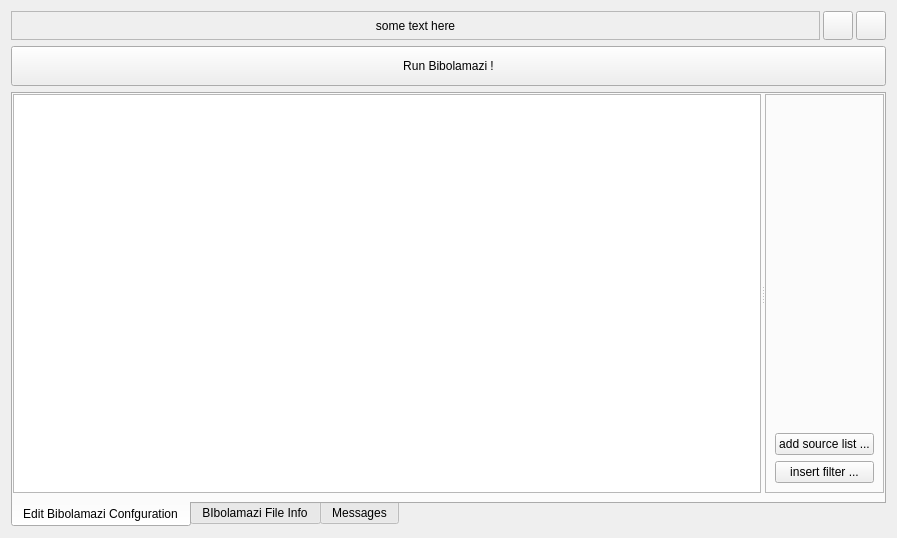
<?xml version="1.0" encoding="UTF-8"?>
<ui version="4.0">
 <class>OpenBibFile</class>
 <widget class="QWidget" name="OpenBibFile">
  <property name="geometry">
   <rect>
    <x>0</x>
    <y>0</y>
    <width>897</width>
    <height>538</height>
   </rect>
  </property>
  <layout class="QGridLayout" name="lyt">
   <item row="1" column="0">
    <widget class="QPushButton" name="btnGo">
     <property name="minimumSize">
      <size>
       <width>0</width>
       <height>40</height>
      </size>
     </property>
     <property name="text">
      <string>Run Bibolamazi !</string>
     </property>
     <property name="icon">
      <iconset resource="bibolamazi_res.qrc">
       <normaloff>:/pic/ok.png</normaloff>:/pic/ok.png</iconset>
     </property>
    </widget>
   </item>
   <item row="2" column="0">
    <widget class="QTabWidget" name="tabs">
     <property name="tabPosition">
      <enum>QTabWidget::South</enum>
     </property>
     <property name="currentIndex">
      <number>0</number>
     </property>
     <widget class="QWidget" name="pageConfig">
      <attribute name="title">
       <string>Edit Bibolamazi Confguration</string>
      </attribute>
      <layout class="QVBoxLayout" name="verticalLayout_2">
       <property name="spacing">
        <number>3</number>
       </property>
       <property name="leftMargin">
        <number>0</number>
       </property>
       <property name="topMargin">
        <number>0</number>
       </property>
       <property name="rightMargin">
        <number>0</number>
       </property>
       <property name="bottomMargin">
        <number>8</number>
       </property>
       <item>
        <widget class="QSplitter" name="splitEditConfig">
         <property name="orientation">
          <enum>Qt::Horizontal</enum>
         </property>
         <widget class="QTextEdit" name="txtConfig">
          <property name="sizePolicy">
           <sizepolicy hsizetype="Expanding" vsizetype="Expanding">
            <horstretch>9</horstretch>
            <verstretch>0</verstretch>
           </sizepolicy>
          </property>
          <property name="font">
           <font>
            <family>Courier 10 Pitch</family>
           </font>
          </property>
          <property name="acceptRichText">
           <bool>false</bool>
          </property>
         </widget>
         <widget class="QStackedWidget" name="stackEditTools">
          <property name="frameShape">
           <enum>QFrame::StyledPanel</enum>
          </property>
          <property name="frameShadow">
           <enum>QFrame::Raised</enum>
          </property>
          <property name="currentIndex">
           <number>0</number>
          </property>
          <widget class="QWidget" name="toolspageBase">
           <layout class="QVBoxLayout" name="verticalLayout_3">
            <item>
             <spacer name="verticalSpacer">
              <property name="orientation">
               <enum>Qt::Vertical</enum>
              </property>
              <property name="sizeHint" stdset="0">
               <size>
                <width>20</width>
                <height>292</height>
               </size>
              </property>
             </spacer>
            </item>
            <item>
             <widget class="QPushButton" name="btnAddSourceList">
              <property name="text">
               <string>add source list ...</string>
              </property>
             </widget>
            </item>
            <item>
             <widget class="QPushButton" name="btnAddFilter">
              <property name="text">
               <string>insert filter ...</string>
              </property>
             </widget>
            </item>
           </layout>
          </widget>
          <widget class="QWidget" name="toolspageSource">
           <layout class="QVBoxLayout" name="verticalLayout_4">
            <property name="margin">
             <number>0</number>
            </property>
            <item>
             <widget class="SourceListEditor" name="sourceListEditor" native="true"/>
            </item>
           </layout>
          </widget>
          <widget class="QWidget" name="toolspageFilter">
           <layout class="QVBoxLayout" name="verticalLayout_5">
            <property name="margin">
             <number>0</number>
            </property>
            <item>
             <widget class="FilterInstanceEditor" name="filterInstanceEditor" native="true"/>
            </item>
           </layout>
          </widget>
         </widget>
        </widget>
       </item>
      </layout>
     </widget>
     <widget class="QWidget" name="pageInfo">
      <attribute name="title">
       <string>BIbolamazi File Info</string>
      </attribute>
      <layout class="QVBoxLayout" name="verticalLayout">
       <property name="leftMargin">
        <number>0</number>
       </property>
       <property name="topMargin">
        <number>0</number>
       </property>
       <property name="rightMargin">
        <number>0</number>
       </property>
       <property name="bottomMargin">
        <number>8</number>
       </property>
       <item>
        <widget class="QTextBrowser" name="txtInfo">
         <property name="tabChangesFocus">
          <bool>true</bool>
         </property>
         <property name="html">
          <string>&lt;!DOCTYPE HTML PUBLIC &quot;-//W3C//DTD HTML 4.0//EN&quot; &quot;http://www.w3.org/TR/REC-html40/strict.dtd&quot;&gt;
&lt;html&gt;&lt;head&gt;&lt;meta name=&quot;qrichtext&quot; content=&quot;1&quot; /&gt;&lt;style type=&quot;text/css&quot;&gt;
p, li { white-space: pre-wrap; }
&lt;/style&gt;&lt;/head&gt;&lt;body style=&quot; font-family:'Lucida Grande'; font-size:13pt; font-weight:400; font-style:normal;&quot;&gt;
&lt;p align=&quot;center&quot; style=&quot; margin-top:20px; margin-bottom:0px; margin-left:0px; margin-right:0px; -qt-block-indent:0; text-indent:0px;&quot;&gt;&lt;span style=&quot; font-style:italic; color:#b1311d;&quot;&gt;&amp;lt;no file open&amp;gt;&lt;/span&gt;&lt;/p&gt;&lt;/body&gt;&lt;/html&gt;</string>
         </property>
         <property name="openLinks">
          <bool>false</bool>
         </property>
        </widget>
       </item>
      </layout>
     </widget>
     <widget class="QWidget" name="pageLog">
      <attribute name="title">
       <string>Messages</string>
      </attribute>
      <layout class="QGridLayout" name="gridLayout">
       <property name="leftMargin">
        <number>0</number>
       </property>
       <property name="topMargin">
        <number>0</number>
       </property>
       <property name="rightMargin">
        <number>0</number>
       </property>
       <property name="bottomMargin">
        <number>8</number>
       </property>
       <item row="0" column="0" colspan="2">
        <widget class="QTextBrowser" name="txtLog">
         <property name="font">
          <font>
           <family>Courier 10 Pitch</family>
          </font>
         </property>
         <property name="tabChangesFocus">
          <bool>true</bool>
         </property>
         <property name="html">
          <string notr="true">&lt;!DOCTYPE HTML PUBLIC &quot;-//W3C//DTD HTML 4.0//EN&quot; &quot;http://www.w3.org/TR/REC-html40/strict.dtd&quot;&gt;
&lt;html&gt;&lt;head&gt;&lt;meta name=&quot;qrichtext&quot; content=&quot;1&quot; /&gt;&lt;style type=&quot;text/css&quot;&gt;
p, li { white-space: pre-wrap; }
&lt;/style&gt;&lt;/head&gt;&lt;body style=&quot; font-family:'Courier 10 Pitch'; font-size:13pt; font-weight:400; font-style:normal;&quot;&gt;
&lt;p style=&quot;-qt-paragraph-type:empty; margin-top:0px; margin-bottom:0px; margin-left:0px; margin-right:0px; -qt-block-indent:0; text-indent:0px;&quot;&gt;&lt;/p&gt;&lt;/body&gt;&lt;/html&gt;</string>
         </property>
         <property name="acceptRichText">
          <bool>false</bool>
         </property>
        </widget>
       </item>
       <item row="1" column="0">
        <widget class="QLabel" name="lblVerbosity">
         <property name="text">
          <string>Log verbosity level (for next run):</string>
         </property>
        </widget>
       </item>
       <item row="1" column="1">
        <widget class="QComboBox" name="cbxVerbosity">
         <property name="currentIndex">
          <number>1</number>
         </property>
         <item>
          <property name="text">
           <string>Quiet</string>
          </property>
         </item>
         <item>
          <property name="text">
           <string>Information</string>
          </property>
         </item>
         <item>
          <property name="text">
           <string>Verbose</string>
          </property>
         </item>
         <item>
          <property name="text">
           <string>Very Verbose (for debugging)</string>
          </property>
         </item>
        </widget>
       </item>
      </layout>
     </widget>
    </widget>
   </item>
   <item row="0" column="0">
    <widget class="QWidget" name="wHead" native="true">
     <property name="sizePolicy">
      <sizepolicy hsizetype="Preferred" vsizetype="Fixed">
       <horstretch>0</horstretch>
       <verstretch>0</verstretch>
      </sizepolicy>
     </property>
     <layout class="QHBoxLayout" name="horizontalLayout">
      <property name="spacing">
       <number>3</number>
      </property>
      <property name="margin">
       <number>0</number>
      </property>
      <item>
       <widget class="QLabel" name="lblFileName">
        <property name="sizePolicy">
         <sizepolicy hsizetype="Preferred" vsizetype="Preferred">
          <horstretch>0</horstretch>
          <verstretch>0</verstretch>
         </sizepolicy>
        </property>
        <property name="frameShape">
         <enum>QFrame::StyledPanel</enum>
        </property>
        <property name="frameShadow">
         <enum>QFrame::Sunken</enum>
        </property>
        <property name="midLineWidth">
         <number>1</number>
        </property>
        <property name="text">
         <string>some text here</string>
        </property>
        <property name="textFormat">
         <enum>Qt::PlainText</enum>
        </property>
        <property name="alignment">
         <set>Qt::AlignCenter</set>
        </property>
       </widget>
      </item>
      <item>
       <widget class="QToolButton" name="btnRefresh">
        <property name="icon">
         <iconset resource="bibolamazi_res.qrc">
          <normaloff>:/pic/refresh.png</normaloff>:/pic/refresh.png</iconset>
        </property>
        <property name="iconSize">
         <size>
          <width>22</width>
          <height>22</height>
         </size>
        </property>
       </widget>
      </item>
      <item>
       <widget class="QToolButton" name="btnSave">
        <property name="icon">
         <iconset resource="bibolamazi_res.qrc">
          <normaloff>:/pic/save.png</normaloff>:/pic/save.png</iconset>
        </property>
        <property name="iconSize">
         <size>
          <width>22</width>
          <height>22</height>
         </size>
        </property>
       </widget>
      </item>
     </layout>
    </widget>
   </item>
  </layout>
 </widget>
 <customwidgets>
  <customwidget>
   <class>SourceListEditor</class>
   <extends>QWidget</extends>
   <header>sourcelisteditor.h</header>
   <container>1</container>
  </customwidget>
  <customwidget>
   <class>FilterInstanceEditor</class>
   <extends>QWidget</extends>
   <header>filterinstanceeditor.h</header>
   <container>1</container>
  </customwidget>
 </customwidgets>
 <resources>
  <include location="bibolamazi_res.qrc"/>
 </resources>
 <connections/>
</ui>
